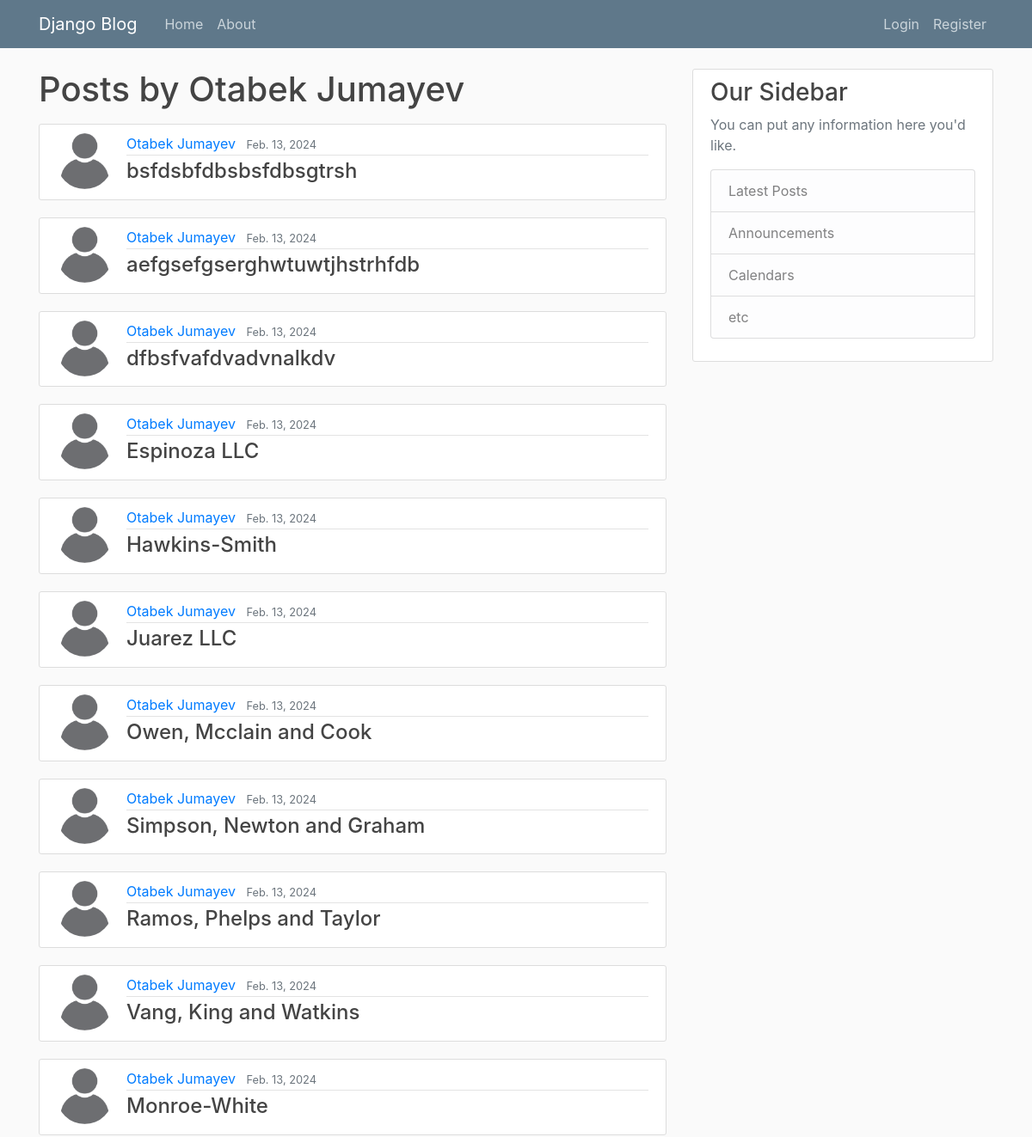
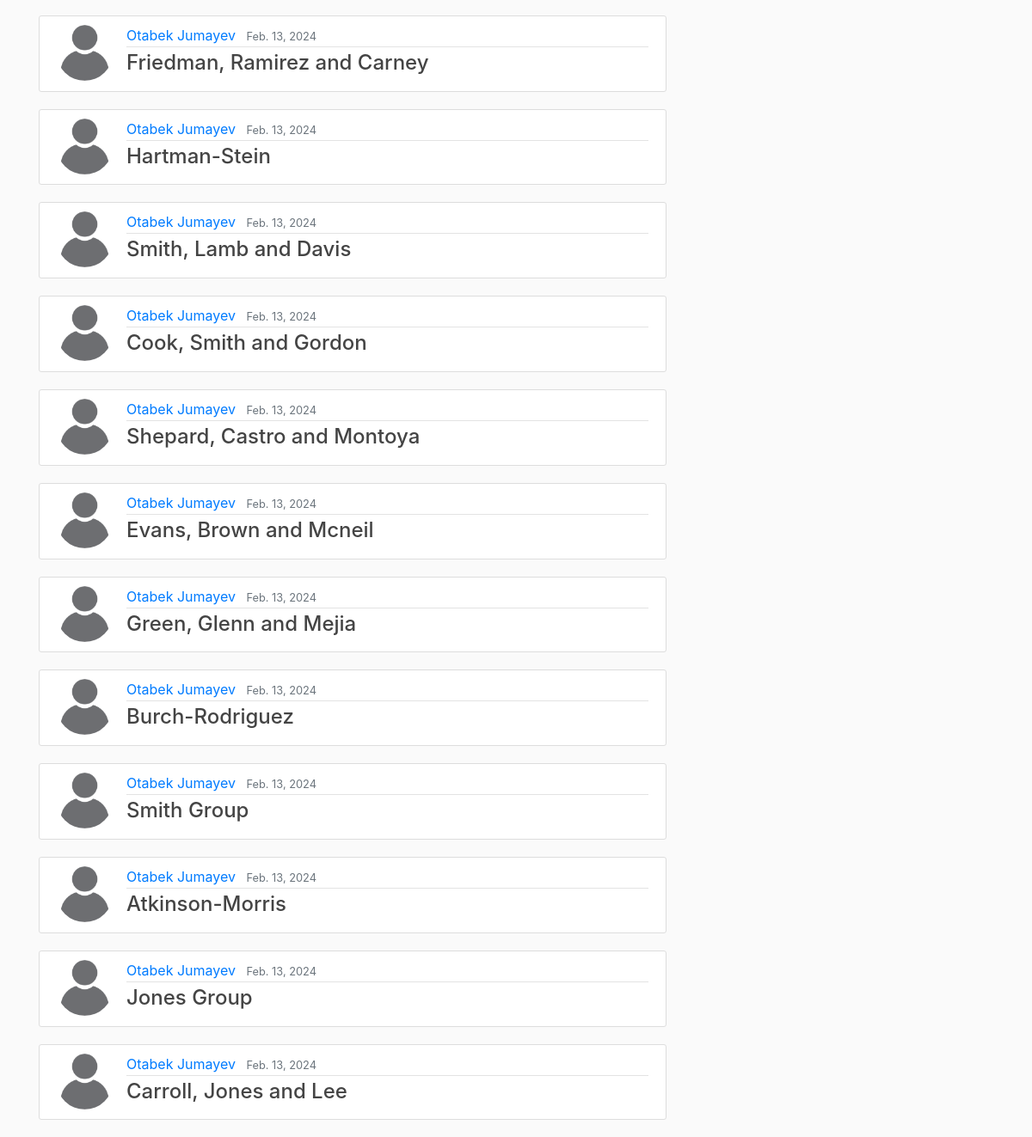
/user-post/Otabek, run on the app's committed database (2 pictures, top to bottom).
### blog/models.py (models this page shows, shortened)
class AbstractModel(models.Model):
    created_at = models.DateTimeField(auto_now_add=True)
    updated_at = models.DateTimeField(auto_now=True)
    class Meta:
        abstract = True

class User(AbstractUser, AbstractModel):
    avatar = models.ImageField(default='images.png')

class Post(AbstractModel):
    title = models.CharField(max_length=128)
    content = models.TextField()
    published = models.DateField()
    is_active = models.BooleanField(default=False)
    author = models.ForeignKey("blog.User", CASCADE, "posts")

### blog/views.py (the view)
# urls.py: path('user-post/<str:username>', user_profile, name="user-profile"),
def user_profile(request, username):
    posts = Post.objects.filter(author__username=username)
    user = get_object_or_404(User, username=username)
    first_name = user.first_name
    last_name = user.last_name
    return render(request, 'blog/user_posts.html', {'posts': posts,
                                                    'first_name': first_name,
                                                    'last_name': last_name})

### templates/blog/user_posts.html (shortened to what this page needs)
{% extends 'blog/base.html' %}
{% load static %}
{% block body %}
    <main role="main" class="container">
        <div class="row">
            <div class="col-md-8">
                <h1 class="mb-3">Posts by {{ first_name }} {{ last_name }}</h1>
                {% for post in posts %}
                    <article class="media content-section">
                        <img class="rounded-circle article-img" src="{{ post.author.avatar.url }}">
                        <div class="media-body">
                            <div class="article-metadata">
                                <a class="mr-2" href="#">{{ first_name }} {{ last_name }}</a>
                                <small class="text-muted">{{ post.published }}</small>
                            </div>
                            <h4><a class="article-title" href="{% url 'blog:post-detail' post.pk %}">{{ post.title }}</a></h4>
                        </div>
                    </article>
                {% endfor %}
            </div>
            {% include 'blog/sidebar.html' %}
        </div>
    </main>
{% endblock %}

### blog/static/main.css (style rules this page uses)
body { background: #fafafa; color: #333333; margin-top: 5rem; }
h1, h2, h3, h4, h5, h6 { color: #444444; }
.content-section { background: #ffffff; padding: 10px 20px; border: 1px solid #dddddd; border-radius: 3px; margin-bottom: 20px; }
.article-title { color: #444444; }
.article-img { height: 65px; width: 65px; margin-right: 16px; }
.article-metadata { padding-bottom: 1px; margin-bottom: 4px; border-bottom: 1px solid #e3e3e3 }

### data on the page
User: first_name "Otabek", last_name "Jumayev"
Post: author.avatar (picture), published "Feb. 13, 2024", title "bsfdsbfdbsbsfdbsgtrsh"
Post: author.avatar (picture), published "Feb. 13, 2024", title "aefgsefgserghwtuwtjhstrhfdb"
Post: author.avatar (picture), published "Feb. 13, 2024", title "dfbsfvafdvadvnalkdv"
Post: author.avatar (picture), published "Feb. 13, 2024", title "Espinoza LLC"
Post: author.avatar (picture), published "Feb. 13, 2024", title "Hawkins-Smith"
Post: author.avatar (picture), published "Feb. 13, 2024", title "Juarez LLC"
Post: author.avatar (picture), published "Feb. 13, 2024", title "Owen, Mcclain and Cook"
Post: author.avatar (picture), published "Feb. 13, 2024", title "Simpson, Newton and Graham"
Post: author.avatar (picture), published "Feb. 13, 2024", title "Ramos, Phelps and Taylor"
Post: author.avatar (picture), published "Feb. 13, 2024", title "Vang, King and Watkins"
Post: author.avatar (picture), published "Feb. 13, 2024", title "Monroe-White"
Post: author.avatar (picture), published "Feb. 13, 2024", title "Friedman, Ramirez and Carney"
Post: author.avatar (picture), published "Feb. 13, 2024", title "Hartman-Stein"
Post: author.avatar (picture), published "Feb. 13, 2024", title "Smith, Lamb and Davis"
Post: author.avatar (picture), published "Feb. 13, 2024", title "Cook, Smith and Gordon"
Post: author.avatar (picture), published "Feb. 13, 2024", title "Shepard, Castro and Montoya"
Post: author.avatar (picture), published "Feb. 13, 2024", title "Evans, Brown and Mcneil"
Post: author.avatar (picture), published "Feb. 13, 2024", title "Green, Glenn and Mejia"
Post: author.avatar (picture), published "Feb. 13, 2024", title "Burch-Rodriguez"
Post: author.avatar (picture), published "Feb. 13, 2024", title "Smith Group"
Post: author.avatar (picture), published "Feb. 13, 2024", title "Atkinson-Morris"
Post: author.avatar (picture), published "Feb. 13, 2024", title "Jones Group"
Post: author.avatar (picture), published "Feb. 13, 2024", title "Carroll, Jones and Lee"
